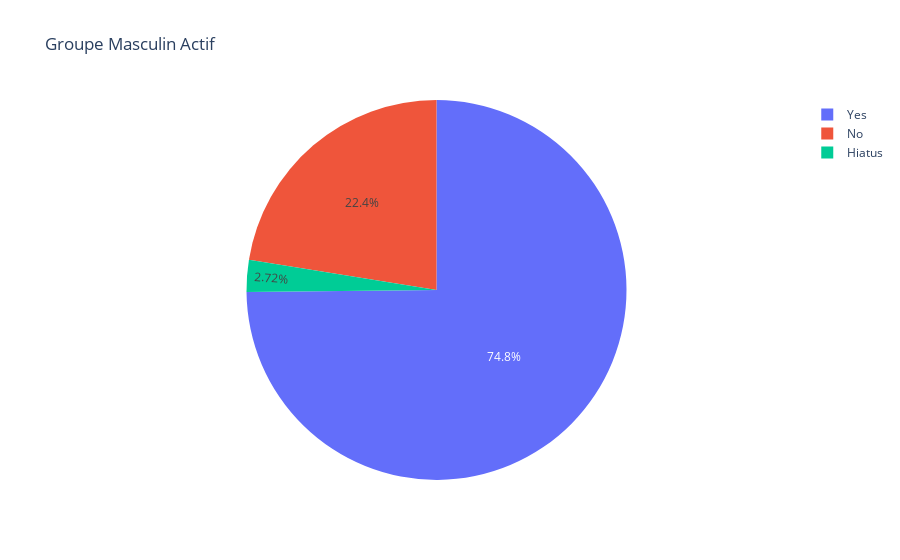

Write notebook code for a chart like this one.
### Code cell
labels = ['Yes','No','Hiatus']
values = [actif.count(), dissou.count(), suspendu.count()]

fig = go.Figure(data=[go.Pie(labels=labels, values=values)])
fig.update_layout(title_text='Groupe Masculin Actif')
fig.show()

### Figure 1 — Plotly figure (JSON) as saved in the notebook; plotly's stock layout.template omitted (floating-point values rounded to 4 significant figures)
{"data": [{"labels": ["Yes", "No", "Hiatus"], "type": "pie", "values": [110, 33, 4]}], "layout": {"title": {"text": "Groupe Masculin Actif"}}}
